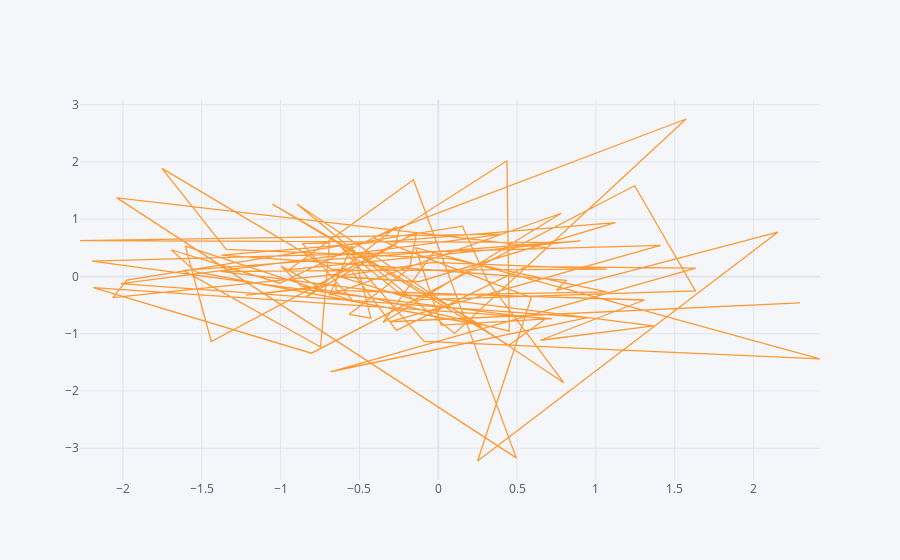

This figure's notebook cell:
### Code cell
df.iplot(kind="scatter",x="A",y="B")
